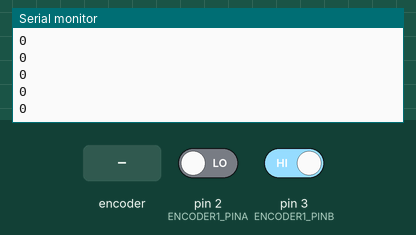
A sketch run on a simulated Arduino Uno, built with avr-gcc and run on an emulated ATmega328P. Parts: the last lines printed to the serial monitor. Inputs (shaded band) come from the test bench; at power-on: pin 2 (ENCODER1_PINA) LOW, pin 3 (ENCODER1_PINB) HIGH.

Above: at 2.2 s.
2.3 s: rotary encoder on pin 2 (ENCODER1_PINA) / pin 3 (ENCODER1_PINB) turned 1 step (first pin leading)
At 3.1 s:
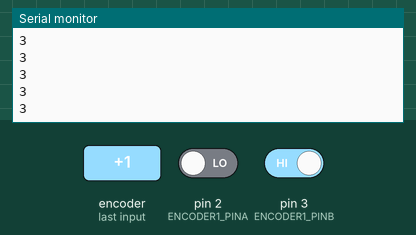
4.0 s: rotary encoder on pin 2 (ENCODER1_PINA) / pin 3 (ENCODER1_PINB) turned 1 step (first pin leading)
At 4.7 s:
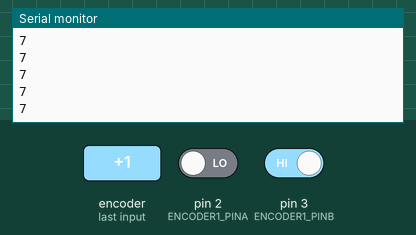
Timing chart, 0 to 7.0 s (numbered marks = the images above; inputs shaded):
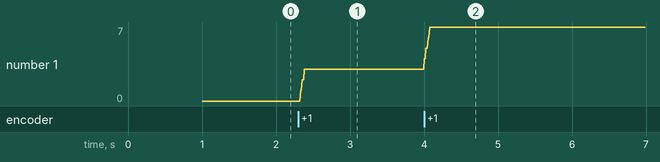

Measured:
- after the input at 2.3 s, the serial monitor: prints a new line at once (image 1)
- after the input at 4.0 s, the serial monitor: prints a new line at once (image 2)
- plotted number 1: 0 → 3 after the input at 2.3 s, 3 → 7 after the input at 4.0 s

The sketch:

software_interrupt_MEGA.ino
```cpp
/* Define pins */
#define ENCODER1_PINA  2
#define ENCODER1_PINB  3

/* Define variables for the dual channel encoder reading algorithm */
volatile signed long encoder1Pos = 0;
void setup() {
  /* wait for a while */
  delay(1000);

  /* set pin modes */
  pinMode(ENCODER1_PINA, INPUT);
  pinMode(ENCODER1_PINB, INPUT);

  /* initialize software interrupts */
  attachInterrupt(0, doEncoder1_A, CHANGE);
  attachInterrupt(1, doEncoder1_B, CHANGE);

  /* initialize serial communication */
  Serial.begin(115200);
}


void loop() {
  Serial.println(encoder1Pos);
  delay(10);
}


void doEncoder1_A() {
  // look for a low-to-high on channel A
  if (digitalRead(ENCODER1_PINA) == HIGH) {

    // check channel B to see which way encoder is turning
    if (digitalRead(ENCODER1_PINB) == LOW) {
      encoder1Pos = encoder1Pos + 1;         // CW
    }
    else {
      encoder1Pos = encoder1Pos - 1;         // CCW
    }
  }

  else   // must be a high-to-low edge on channel A
  {
    // check channel B to see which way encoder is turning
    if (digitalRead(ENCODER1_PINB) == HIGH) {
      encoder1Pos = encoder1Pos + 1;          // CW
    }
    else {
      encoder1Pos = encoder1Pos - 1;          // CCW
    }
  }
}


void doEncoder1_B() {
  // look for a low-to-high on channel B
  if (digitalRead(ENCODER1_PINB) == HIGH) {

    // check channel A to see which way encoder is turning
    if (digitalRead(ENCODER1_PINA) == HIGH) {
      encoder1Pos = encoder1Pos + 1;         // CW
    }
    else {
      encoder1Pos = encoder1Pos - 1;         // CCW
    }
  }

  // Look for a high-to-low on channel B

  else {
    // check channel B to see which way encoder is turning
    if (digitalRead(ENCODER1_PINA) == LOW) {
      encoder1Pos = encoder1Pos + 1;          // CW
    }
    else {
      encoder1Pos = encoder1Pos - 1;          // CCW
    }
  }
}
```
